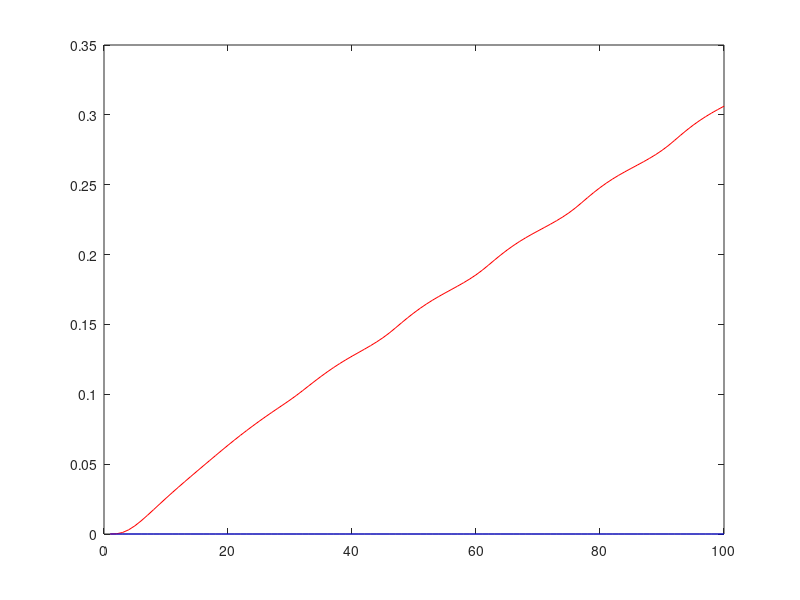
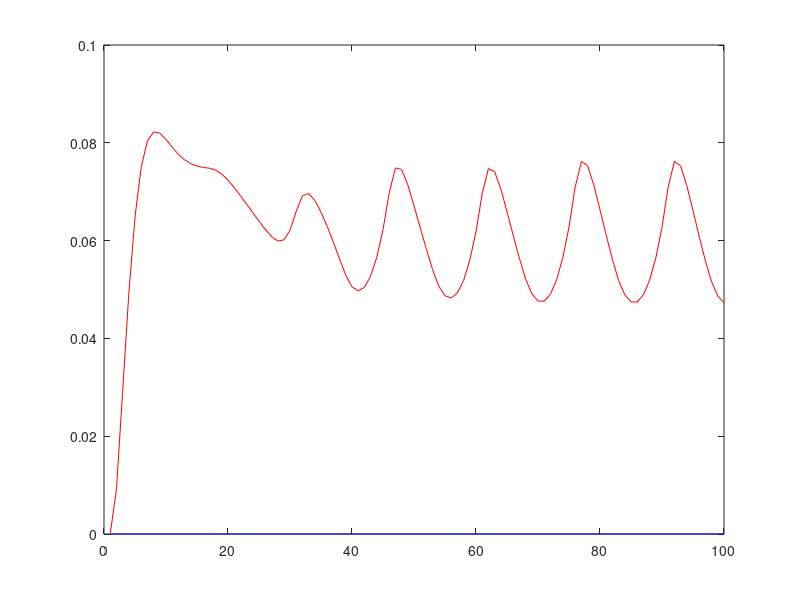
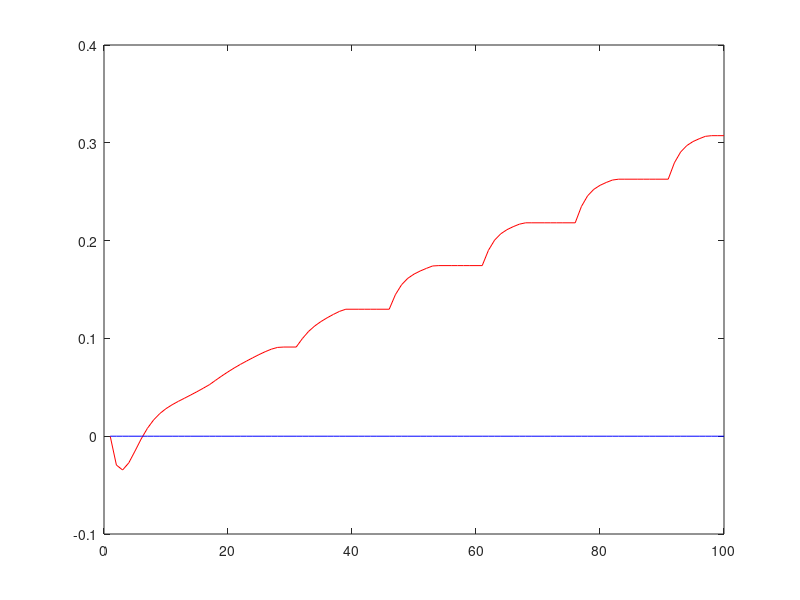
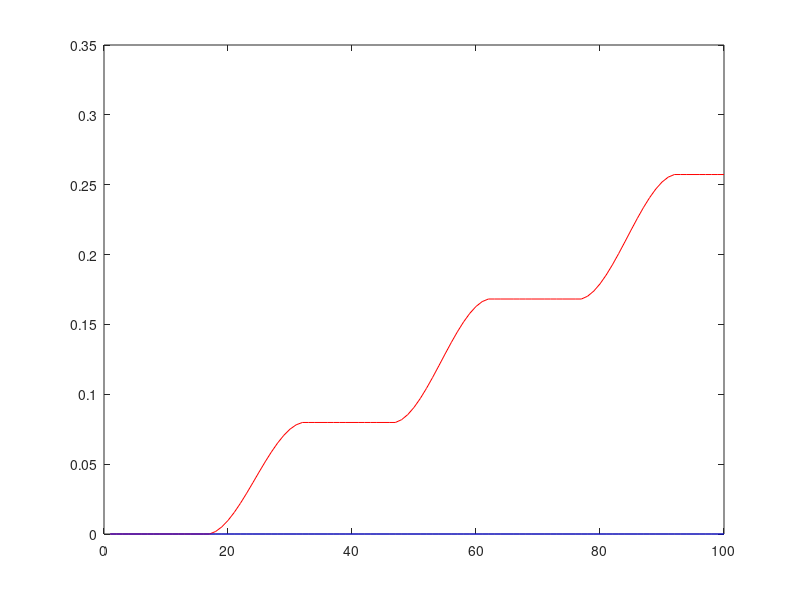

Recreate these plots in MATLAB, in order.
clear variables 
close all 
clc



%% tracking or regulator
control_mode     = "regulator"; % tracker, regulator
%% activate or deactivate visualization
visualization    = false;
%% activate or deactivate state plot againist desired trajectory or state trajectories from matlab mpc
plot_flag        = true;


% open file inside @log
state_cpp  = load('state_from_mpc_cpp.mat','-ascii');
action_cpp = load('action_from_mpc_cpp.mat','-ascii');
load('trajectories_from_matlab.mat');

%verify that the sizes are the same and if is not true i shorten the longer vector 
if(length(state_cpp)~= length(all_states_gt))
    if(length(all_states_gt)>length(state_cpp))
        diff = length(all_states_gt) - length(state_cpp);
        for i=1:diff
            all_states_gt(end,:) = [];
        end
    else
        diff = length(state_cpp)-length(all_states_gt);
        for i=1:diff
            state_cpp(end,:) = [];
        end
    end
end
if(length(action_cpp)~= length(all_action_gt))
    if(length(all_action_gt)>length(action_cpp))
        diff = length(all_action_gt) - length(action_cpp);
        for i=1:diff
            all_action_gt(end,:) = [];
        end
    else
        diff = length(action_cpp)-length(all_action_gt);
        for i=1:diff
            action_cpp(end,:) = [];
        end
    end
end
% compute error quadratic average 
state_average_error  = sum(sum((state_cpp - all_states_gt).^2,2))/length(all_states_gt)
action_average_error = sum(sum((action_cpp- all_action_gt).^2,2))/length(all_action_gt)

%% visualization -----------------------------------------------------------------------
if(visualization)
    state = state_cpp;
    % plot using the enviroment 
    delta_t    = 0.05;
    foot_to_foot_x = 0.0;        % desired foot to foot distance along x
    foot_to_foot_y = -0.2;       % desired foot to foot distance along x
    ref_vel_x      = 0.1;        % desired com velocity
    ref_vel_y      = 0;
    %init_state = [0; 0; pi/10; 0];
    init_state = [ 0; 0; 0;   % com position, com velocity and zmp position
               0; 0;      % left foot position and velocity
               0; 0;      % right foot position and velocity
               foot_to_foot_x; ref_vel_x;    % foot-to-foot distance and vRef 
               0; 0; 0;   % com position, com velocity and zmp position
               0; 0;      % left foot position and velocity
             -0.2; 0;    % right foot position and velocity
              foot_to_foot_y; ref_vel_y]; % foot-to-foot distance and vRef 
    reward     = @(x,u)(norm(x)); % dummy reward
    env        = Env.XYLip_0(init_state,delta_t,reward);
    
    env.Render();
    
    for ii=1:size(state,1)
        
        env.UpdateRender(state(ii,:)');
        pause(30/1000)
        
    end

    % plot using the enviroment 
%     delta_t    = 0.01;
%     init_state = [pi; pi/2; 0; 0];
%     reward     = @(x,u)(norm(x)); % dummy reward
%     env        = Env.TwoRRobot(init_state,delta_t,reward,'ConfigFile','robot_payload');
% 
%     env.Render();
% 
%     for ii=1:size(state,1)
% 
%         env.UpdateRender(state(ii,:)');
%         pause(30/1000)
% 
%     end
end

%% plot ---------------------------------------------------------------------------
if(plot_flag)
    if(strcmp(control_mode,"tracker"))
        ft         = 50; 
        delta_t    = 0.01;  
        t          = 0:delta_t:ft;
        % reference (TODO reference class)-----------------------------------------
        % sin traj
        q1des_t  = pi/2*sin(t);
        q2des_t  = pi/3*cos(t);
        dq1des_t = pi/2*cos(t);
        dq2des_t = -pi/3*sin(t);

        figure
        plot(q1des_t')
        hold on
        plot(state_cpp(:,1));

        figure
        plot(q2des_t')
        hold on
        plot(state_cpp(:,2));
    elseif(strcmp(control_mode,"regulator"))
        
        
        for i =1:size(all_states_gt,2)
            figure
            plot(all_states_gt(:,i),'r')
            hold on
            plot(state_cpp(:,i),'b');
        end
    end
end






